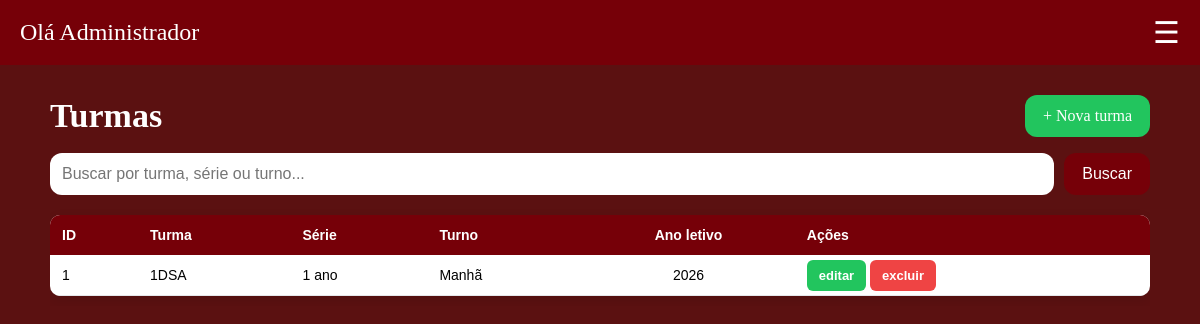
The app's page /Gestao-Escolar/php/admin/listarturma.php (signed in) with its own data.
### tables this page shows
CREATE TABLE IF NOT EXISTS `turma` (
  `id_turma` int NOT NULL AUTO_INCREMENT,
  `nome_turma` varchar(50) NOT NULL,
  `serie` varchar(20) NOT NULL,
  `turno` varchar(20) DEFAULT NULL,
  `ano_letivo` int NOT NULL,
  PRIMARY KEY (`id_turma`)
);

### Gestao-Escolar/php/verifica.php (called while the page is built, shortened)
<?php
function h($texto) {
    return htmlspecialchars((string)$texto, ENT_QUOTES, 'UTF-8');
}

### Gestao-Escolar/php/admin/listarturma.php (the view, shortened to what this page needs)
<?php
include "../verifica.php";
include_once "../conexao.php";
$busca = trim($_GET["busca"] ?? "");
$like = "%" . $busca . "%";
$stmt = $sql->prepare("SELECT * FROM turma WHERE nome_turma LIKE ? OR serie LIKE ? OR turno LIKE ? ORDER BY ano_letivo DESC, nome_turma");
$stmt->bind_param("sss", $like, $like, $like);
$stmt->execute();
$query = $stmt->get_result();
?>
<!DOCTYPE html>
<html lang="pt-br">
<head>
    <link rel="stylesheet" href="../../css/style.css">
</head>
<body class="sla">
<?php include "../includes/header_admin.php"; ?>
<div class="container">
  <div class="page-head">
    <h2 class="titulo-pag">Turmas</h2>
    <a class="btn-novo" href="cadturma.php">+ Nova turma</a>
  </div>
  <form method="get" class="toolbar">
    <input type="search" name="busca" class="busca" placeholder="Buscar por turma, série ou turno..." value="<?php echo h($busca); ?>">
    <button class="btn" type="submit">Buscar</button>
  </form>
  <div class="tabela-wrap">
    <table>
      <thead>
        <tr><th>ID</th><th>Turma</th><th>Série</th><th>Turno</th><th class="num">Ano letivo</th><th>Ações</th></tr>
      </thead>
      <tbody>
<?php while ($row = $query->fetch_assoc()): ?>
        <tr>
          <td><?php echo (int)$row['id_turma']; ?></td>
          <td><?php echo h($row['nome_turma']); ?></td>
          <td><?php echo h($row['serie']); ?></td>
          <td><?php echo h($row['turno'] ?? '—'); ?></td>
          <td class="num"><?php echo (int)$row['ano_letivo']; ?></td>
          <td class="acoes">
            <a class="btn-editar" href="edturma.php?id=<?php echo (int)$row['id_turma']; ?>">editar</a>
            <a class="btn-excluir" href="../excturma.php?id=<?php echo (int)$row['id_turma']; ?>">excluir</a>
          </td>
        </tr>
<?php endwhile; ?>
      </tbody>
    </table>
  </div>
</div>
</body>
</html>

### Gestao-Escolar/css/style.css (style rules this page uses)
.sla { margin: 0; background-color: rgb(91, 17, 17); }
a { text-decoration: none; }
table { width: 100%; border-collapse: collapse; margin: 20px 0; font-family: Arial, sans-serif; background: #fff; box-shadow: 0 4px 12px rgba(0,0,0,0.1); border-radius: 10px; overflow: hidden; }
table th { background: #eb25b3; color: white; padding: 12px; text-align: left; font-size: 14px; }
table td { padding: 12px; border-bottom: 1px solid #e5e7eb; font-size: 14px; }
.btn-editar, .btn-excluir { text-decoration: none; padding: 8px 12px; border-radius: 6px; color: white; font-size: 13px; font-weight: bold; }
.btn-editar { background-color: #22c55e; }
.btn-excluir { background-color: #ef4444; }
.container { max-width: 1100px; margin: 30px auto; padding: 0 20px; }
.page-head { display: flex; justify-content: space-between; align-items: center; flex-wrap: wrap; gap: 12px; margin-bottom: 16px; }
.titulo-pag { color: #ffffff; font-size: 34px; margin: 0; }
.btn, .btn-novo, .btn-form { display: inline-block; cursor: pointer; border: none; border-radius: 12px; padding: 12px 18px; font-size: 16px; background-color: rgb(118, 0, 8); color: #ffffff; transition: 0.2s; }
.btn-novo { background-color: #22c55e; }
.toolbar { display: flex; flex-wrap: wrap; gap: 10px; margin-bottom: 10px; }
.toolbar input, .toolbar select { padding: 12px; border-radius: 12px; border: none; outline: none; background-color: #ffffff; font-size: 16px; }
.toolbar .busca { flex: 1; min-width: 220px; }
.tabela-wrap { overflow-x: auto; }
.tabela-wrap table { margin: 10px 0; }
.tabela-wrap table th { background: rgb(118, 0, 8); white-space: nowrap; }
.tabela-wrap td.acoes { white-space: nowrap; }
.tabela-wrap td.num, .tabela-wrap th.num { text-align: center; }

### records on screen
turma: id_turma "1", nome_turma "1DSA", serie "1 ano", turno "Manhã", ano_letivo "2026"
